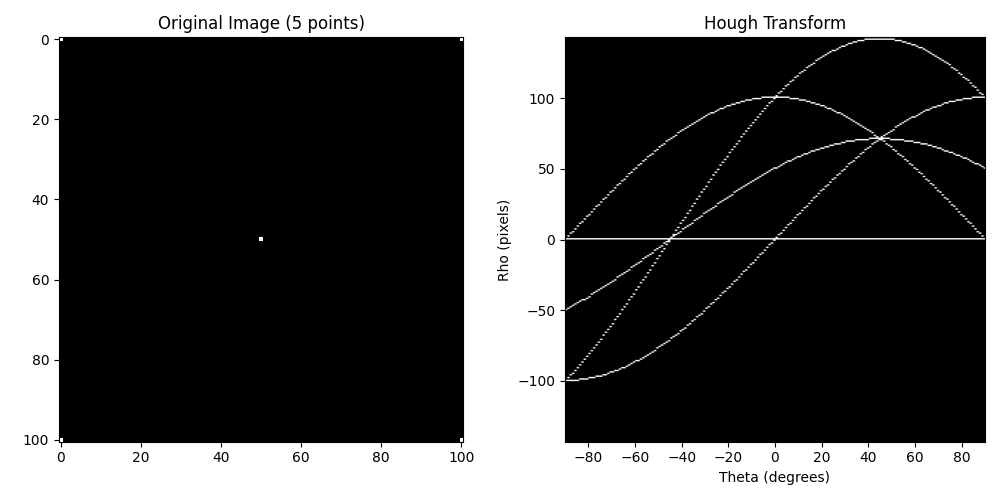

Generate this figure with Python:

import sys
import os
import numpy as np
import matplotlib.pyplot as plt
from skimage.transform import hough_line, hough_line_peaks

print("Running Figure1030 (Hough Transform)...")

# Data
# f = zeros(101,101);
f = np.zeros((101, 101), dtype=float)

# f(1,1) = 1; f(101,1) = 1; f(1,101) = 1; f(101,101) = 1; f(51,51) = 1;
# MATLAB indices are 1-based (row, col).
# Python indices are 0-based.
# MATLAB (1,1) -> Python (0,0)
# MATLAB (101,1) -> Python (100,0)
# MATLAB (1,101) -> Python (0,100)
# MATLAB (101,101) -> Python (100,100)
# MATLAB (51,51) -> Python (50,50)

f[0, 0] = 1
f[100, 0] = 1
f[0, 100] = 1
f[100, 100] = 1
f[50, 50] = 1

# Hough transform
# [H,theta,rho]=hough(f);
# Skimage hough_line returns H, theta, distances
# Default theta is -pi/2 to pi/2

H, theta, d = hough_line(f)
print(f"H shape: {H.shape}")
print(f"Theta range: {np.degrees(theta.min())} to {np.degrees(theta.max())}")
print(f"Distance range: {d.min()} to {d.max()}")

# H = H > 0; %Convert to binary for display (in MATLAB code).
# MATLAB imshow scaling might display it binary-like or just scaled.
# The script says "H = H > 0; %Convert to binary for display."
H_binary = H > 0

# Display
fig, axes = plt.subplots(1, 2, figsize=(10, 5))

axes[0].imshow(f, cmap='gray')
axes[0].set_title('Original Image (5 points)')
# axes[0].axis('off')

# Display Hough Transform
# imshow (H,[],'Xdata',theta,'Ydata',rho,'InitialMagnification','fit');
# axis on, axis square, xlabel('\theta'), ylabel('\rho')

# We display H_binary or H? MATLAB script says H=H>0, then imshow(H). So binary.
# Use degree for x-axis

# Extent for imshow: [left, right, bottom, top]
# theta is radians. Convert to degrees for display usually.
theta_deg = np.degrees(theta)
extent = [theta_deg.min(), theta_deg.max(), d.min(), d.max()]

# Note: imshow default origin is 'upper'. MATLAB origin for plot axes implies y grows up usually?
# Actually for images ('imshow'), y grows down.
# But for 'rho', it might be from -diag to +diag.
# Let's adjust aspect

axes[1].imshow(H_binary, cmap='gray', extent=extent, aspect='auto', origin='lower')
axes[1].set_title('Hough Transform')
axes[1].set_xlabel('Theta (degrees)')
axes[1].set_ylabel('Rho (pixels)')

plt.tight_layout()
plt.savefig('Figure1030.png')
print("Saved Figure1030.png")
plt.show()
